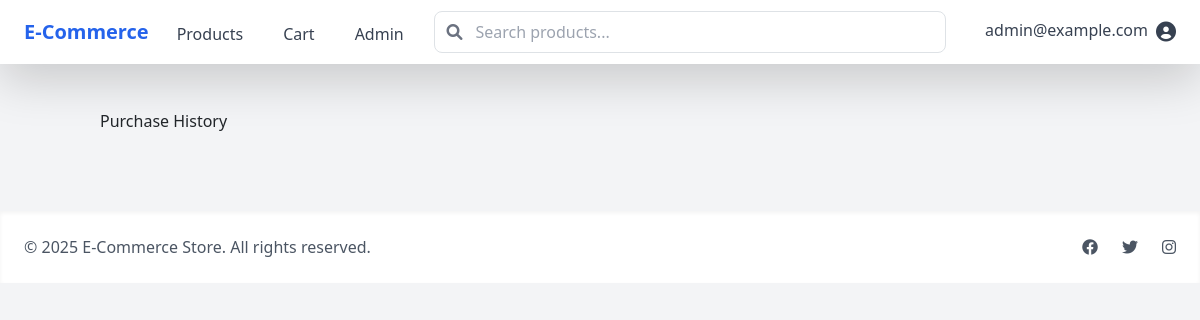
/purchase-history (signed in), run on an earlier commit of the app's database.
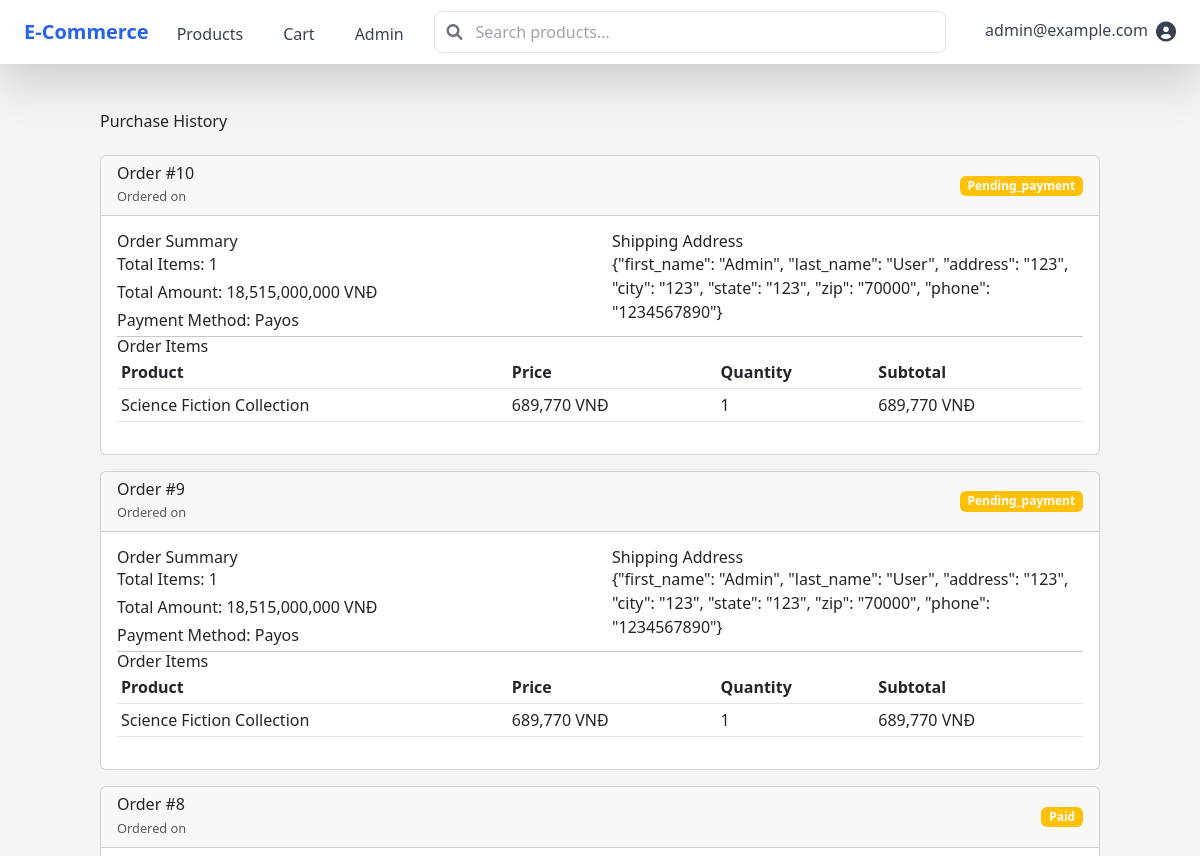
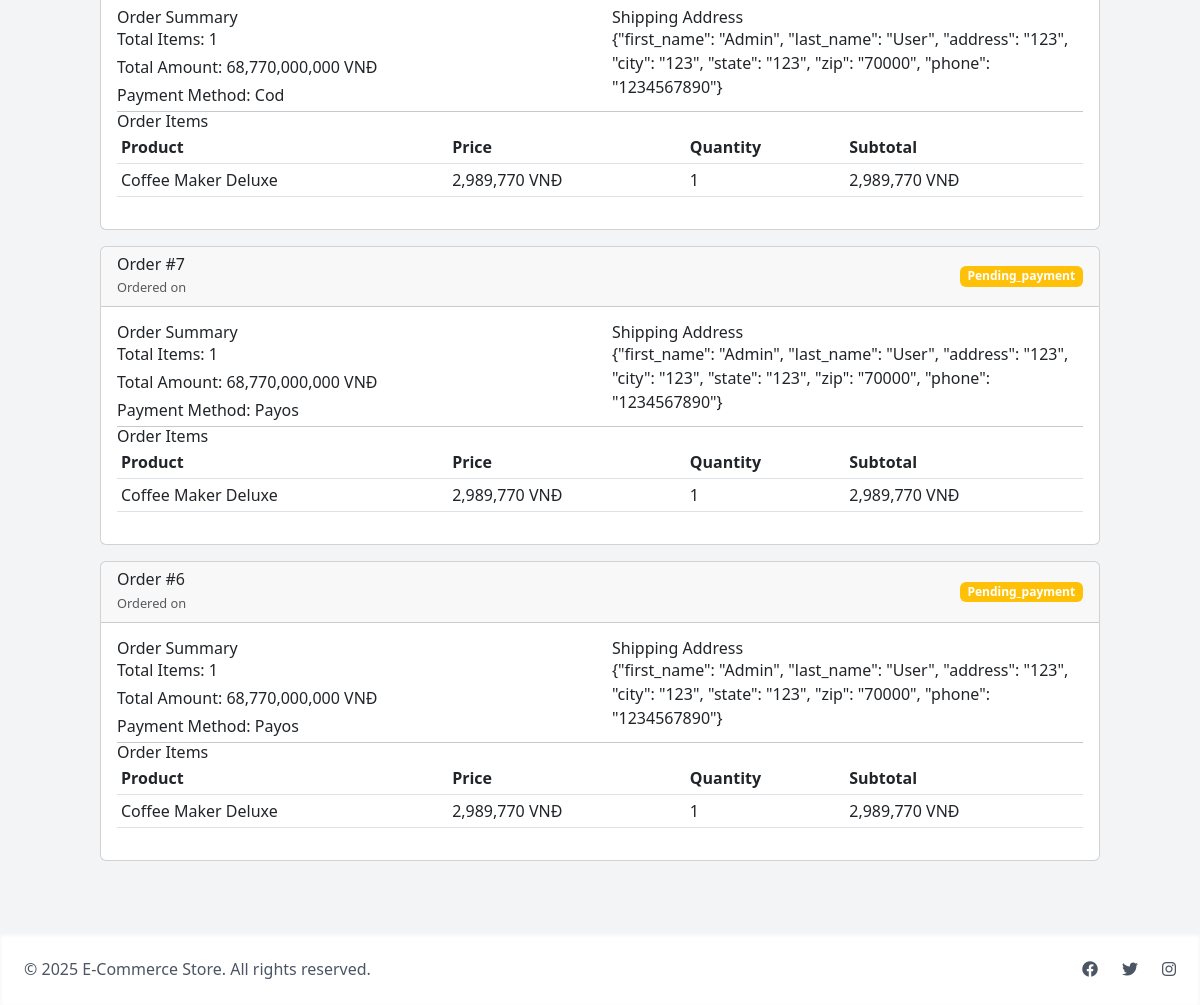
And on a later commit of the database (2 pictures, top to bottom).
### models/user.py (models this page shows, shortened)
class User(UserMixin, db.Model):
    __tablename__ = 'users'
    id = db.Column(db.Integer, primary_key=True)
    email = db.Column(db.String(120), unique=True, nullable=False)
    username = db.Column(db.String(80), unique=True, nullable=False)
    password = db.Column(db.String(200), nullable=False)
    first_name = db.Column(db.String(50))
    last_name = db.Column(db.String(50))
    address_line1 = db.Column(db.String(100))
    address_line2 = db.Column(db.String(100))
    city = db.Column(db.String(50))
    state = db.Column(db.String(50))
    postal_code = db.Column(db.String(10))
    phone_number = db.Column(db.String(20))
    created_at = db.Column(db.DateTime, default=datetime.utcnow)
    updated_at = db.Column(db.DateTime, default=datetime.utcnow, onupdate=datetime.utcnow)
    payment_method_id = db.Column(db.String(100))  # Reference to securely stored payment method
    payment_provider = db.Column(db.String(50))    # e.g., 'credit_card', 'payos', 'cod'
    is_admin = db.Column(db.Boolean, default=False)
    cart_items = relationship("CartItem",
                            backref=db.backref("user", lazy=True),
                            lazy=True,
                            primaryjoin="and_(User.id==CartItem.user_id, CartItem.deleted_at.is_(None))")
    orders = relationship("Order", backref="user", lazy=True)

### models/order.py (models this page shows, shortened)
class Order(db.Model):
    __tablename__ = 'orders'
    id = db.Column(db.Integer, primary_key=True)
    user_id = db.Column(db.Integer, db.ForeignKey('users.id'), nullable=False)
    status = db.Column(db.Enum(OrderStatus), nullable=False, default=OrderStatus.PENDING_PAYMENT)
    total_amount = db.Column(db.Integer, nullable=False)  # Amount in VND
    shipping_address = db.Column(db.Text, nullable=False)
    billing_first_name = db.Column(db.String(100))
    billing_last_name = db.Column(db.String(100))
    billing_address = db.Column(db.Text)
    billing_city = db.Column(db.String(100))
    billing_state = db.Column(db.String(100))
    billing_zip = db.Column(db.String(20))
    payment_method = db.Column(db.String(50), nullable=False)
    payment_id = db.Column(db.String(100))  # External payment reference
    tracking_number = db.Column(db.String(100))
    notes = db.Column(db.Text)
    created_at = db.Column(db.DateTime, default=datetime.utcnow)
    updated_at = db.Column(db.DateTime, default=datetime.utcnow, onupdate=datetime.utcnow)
    items = db.relationship('OrderItem', back_populates='order', lazy=True, cascade='all, delete-orphan')
    @property
    def item_count(self):
        return sum(item.quantity for item in self.items)

class OrderItem(db.Model):
    __tablename__ = 'order_items'
    id = db.Column(db.Integer, primary_key=True)
    order_id = db.Column(db.Integer, db.ForeignKey('orders.id'), nullable=False)
    product_id = db.Column(db.Integer, db.ForeignKey('products.id'), nullable=False)
    quantity = db.Column(db.Integer, nullable=False)
    price = db.Column(db.Float, nullable=False)  # Price at time of purchase
    created_at = db.Column(db.DateTime, default=datetime.utcnow)
    order = db.relationship('Order', back_populates='items', lazy=True)
    product = db.relationship('Product', back_populates='order_items', lazy=True)
    @property
    def subtotal(self):
        return self.quantity * self.price

### models/product.py (models this page shows, shortened)
class Product(db.Model):
    __tablename__ = 'products'
    id = db.Column(db.Integer, primary_key=True)
    name = db.Column(db.String(200), nullable=False)
    description = db.Column(db.Text)
    price = db.Column(db.Float, nullable=False)
    stock = db.Column(db.Integer, default=0)
    image_url = db.Column(db.String(500))  # Kept for backward compatibility
    category_id = db.Column(db.Integer, db.ForeignKey('categories.id'), nullable=False)
    sku = db.Column(db.String(50), unique=True)
    is_active = db.Column(db.Boolean, default=True)
    created_at = db.Column(db.DateTime, default=datetime.utcnow)
    updated_at = db.Column(db.DateTime, default=datetime.utcnow, onupdate=datetime.utcnow)
    cart_items = db.relationship('CartItem',
                             back_populates='product',
                             lazy=True,
                             cascade='all, delete-orphan')
    order_items = db.relationship('OrderItem', back_populates='product', lazy=True)
    images = db.relationship('ProductImage', backref='product', lazy=True,
                          cascade='all, delete-orphan',
                          order_by='ProductImage.is_primary.desc()')
    category = db.relationship('Category', back_populates='products', lazy=True)

### routes/auth.py (the view)
@auth_bp.route('/purchase-history')
@login_required
def purchase_history():
    page = request.args.get('page', 1, type=int)
    orders = Order.query.filter_by(user_id=current_user.id)\
                       .order_by(Order.created_at.desc())\
                       .paginate(page=page, per_page=10)
    return render_template('auth/purchase_history.html', orders=orders)

### models/order.py (called while the page is built)
    def __str__(self):
        return str(self.value)

### templates/auth/purchase_history.html (shortened to what this page needs)
{% extends "base.html" %}
{% block content %}
<div class="container mt-4">
    <h1 class="mb-4">Purchase History</h1>
    {% if orders %}
        {% for order in orders.items %}
        <div class="card mb-3">
            <div class="card-header d-flex justify-content-between align-items-center">
                <div>
                    <h5 class="mb-0">Order #{{ order['id'] }}</h5>
                    <small class="text-muted">Ordered on {{ order['created_at_local'] }}</small>
                </div>
                <span class="badge {% if order['status'] == 'DELIVERED' %}bg-success
                      {% elif order['status'] == 'CANCELLED' %}bg-danger
                      {% elif order['status'] == 'PROCESSING' %}bg-primary
                      {% elif order['status'] == 'SHIPPED' %}bg-info
                      {% else %}bg-warning{% endif %}">
                    {{ order['status']|title }}
                </span>
            </div>
            <div class="card-body">
                <div class="row">
                    <div class="col-md-6">
                        <h6>Order Summary</h6>
                        <p class="mb-1">Total Items: {{ order['item_count'] }}</p>
                        <p class="mb-1">Total Amount: {{ "{:,.0f}".format(order['total_amount'] * 23000) }} VNĐ</p>
                        <p class="mb-1">Payment Method: {{ order['payment_method']|title }}</p>
                    </div>
                    <div class="col-md-6">
                        <h6>Shipping Address</h6>
                        <p class="mb-1">{{ order['shipping_address'] }}</p>
                    </div>
                </div>
                <hr>
                <h6>Order Items</h6>
                <div class="table-responsive">
                    <table class="table table-sm">
                        <thead>
                            <tr>
                                <th>Product</th>
                                <th>Price</th>
                                <th>Quantity</th>
                                <th>Subtotal</th>
                            </tr>
                        </thead>
                        <tbody>
                            {% for item in order['items'] %}
                            <tr>
                                <td>
                                    <a href="{{ url_for('products.detail', id=item['product']['id']) }}">
                                        {{ item['product']['name'] }}
                                    </a>
                                </td>
                                <td>{{ "{:,.0f}".format(item['price'] * 23000) }} VNĐ</td>
                                <td>{{ item['quantity'] }}</td>
                                <td>{{ "{:,.0f}".format(item['subtotal'] * 23000) }} VNĐ</td>
                            </tr>
                            {% endfor %}
                        </tbody>
                    </table>
                </div>
            </div>
        </div>
        {% endfor %}
    {% else %}
        <div class="alert alert-info">
            You haven't made any purchases yet.
            <a href="{{ url_for('products.index') }}" class="alert-link">Browse our products</a>
        </div>
    {% endif %}
</div>
{% endblock %}

### templates/base.html (shortened to what this page needs)
<!DOCTYPE html>
<html lang="en">
<head>
    {% if config['ENV'] == 'production' %}
        <link href="{{ url_for('static', filename='css/main.css') }}" rel="stylesheet">
    {% else %}
        <script src="https://cdn.tailwindcss.com"></script>
    {% endif %}
    <link href="https://cdn.jsdelivr.net/npm/bootstrap@5.3.0/dist/css/bootstrap.min.css" rel="stylesheet">
    <link href="{{ url_for('static', filename='css/app.css') }}" rel="stylesheet">
    <link href="https://cdnjs.cloudflare.com/ajax/libs/font-awesome/6.0.0/css/all.min.css" rel="stylesheet">
</head>
<body class="min-h-screen bg-gray-100">
    <nav class="bg-white shadow-lg">
        <div class="max-w-7xl mx-auto px-4">
            <div class="flex justify-between h-16">
                <div class="flex">
                    <div class="flex-shrink-0 flex items-center">
                        <a href="{{ url_for('main.home') }}" class="text-xl font-bold text-blue-600">
                            E-Commerce
                        </a>
                    </div>
                    <div class="hidden md:ml-6 md:flex md:space-x-8">
                        <a href="{{ url_for('products.index') }}"
                           class="inline-flex items-center px-1 pt-1 text-gray-700 hover:text-blue-600">
                            Products
                        </a>
                        {% if current_user.is_authenticated %}
                            <a href="{{ url_for('cart.view_cart') }}"
                               class="inline-flex items-center px-1 pt-1 text-gray-700 hover:text-blue-600">
                                Cart
                            </a>
                        {% endif %}
                        {% if current_user.is_admin %}
                            <a href="{{ url_for('admin.dashboard') }}"
                               class="inline-flex items-center px-1 pt-1 text-gray-700 hover:text-blue-600">
                                Admin
                            </a>
                        {% endif %}
                    </div>
                </div>
                <div class="flex-1 flex items-center justify-center px-4">
                    <div class="w-full max-w-lg">
                        <div class="relative">
                            <input type="text" id="search-input"
                                class="w-full pl-10 pr-4 py-2 rounded-lg border border-gray-300 focus:outline-none focus:border-blue-500"
                                placeholder="Search products...">
                            <div class="absolute inset-y-0 left-0 pl-3 flex items-center pointer-events-none">
                            </div>
                        </div>
                    </div>
                </div>
                <div class="flex items-center">
                    {% if current_user.is_authenticated %}
                        <div class="ml-3 relative">
                            <div class="dropdown">
                                <button class="flex text-gray-700 hover:text-blue-600" type="button" id="userMenu" data-bs-toggle="dropdown" aria-expanded="false">
                                    <span class="mr-2">{{ current_user.email }}</span>
                                    <i class="fas fa-user-circle text-xl"></i>
                                </button>
                            </div>
                        </div>
                    {% endif %}
                </div>
            </div>
        </div>
    </nav>
    <main class="max-w-7xl mx-auto px-4 py-6">
        {% block content %}{% endblock %}
    </main>
    <footer class="bg-white shadow-inner mt-8">
        <div class="max-w-7xl mx-auto py-6 px-4">
            <div class="flex justify-between items-center">
                <div class="text-gray-600">
                    © {{ current_year }} E-Commerce Store. All rights reserved.
                </div>
                <div class="flex space-x-6">
                    <a href="#" class="text-gray-600 hover:text-blue-600">
                        <i class="fab fa-facebook"></i>
                    </a>
                    <a href="#" class="text-gray-600 hover:text-blue-600">
                        <i class="fab fa-twitter"></i>
                    </a>
                    <a href="#" class="text-gray-600 hover:text-blue-600">
                        <i class="fab fa-instagram"></i>
                    </a>
                </div>
            </div>
        </div>
    </footer>
</body>
</html>

What changed in the data, as far as the page shows it:
added Order: id "10", status "Pending_payment", item_count "1", order['total_amount']*23000 "18,515,000,000", payment_method "Payos", shipping_address "{\"first_name\": \"Admin\", \"last_name\": \"User\", \"address\": \"123\", \"city\": \"123\", \"state\": \"123\", \"zip\": \"70000\", \"phone\": \"1234567890\"}"
added OrderItem: product.name "Science Fiction Collection", item['price']*23000 "689,770", quantity "1", item['subtotal']*23000 "689,770", shown under "10"
added Order: id "9", status "Pending_payment", item_count "1", order['total_amount']*23000 "18,515,000,000", payment_method "Payos", shipping_address "{\"first_name\": \"Admin\", \"last_name\": \"User\", \"address\": \"123\", \"city\": \"123\", \"state\": \"123\", \"zip\": \"70000\", \"phone\": \"1234567890\"}"
added OrderItem: product.name "Science Fiction Collection", item['price']*23000 "689,770", quantity "1", item['subtotal']*23000 "689,770", shown under "9"
added Order: id "8", status "Paid", item_count "1", order['total_amount']*23000 "68,770,000,000", payment_method "Cod", shipping_address "{\"first_name\": \"Admin\", \"last_name\": \"User\", \"address\": \"123\", \"city\": \"123\", \"state\": \"123\", \"zip\": \"70000\", \"phone\": \"1234567890\"}"
added OrderItem: product.name "Coffee Maker Deluxe", item['price']*23000 "2,989,770", quantity "1", item['subtotal']*23000 "2,989,770", shown under "8"
added Order: id "7", status "Pending_payment", item_count "1", order['total_amount']*23000 "68,770,000,000", payment_method "Payos", shipping_address "{\"first_name\": \"Admin\", \"last_name\": \"User\", \"address\": \"123\", \"city\": \"123\", \"state\": \"123\", \"zip\": \"70000\", \"phone\": \"1234567890\"}"
added OrderItem: product.name "Coffee Maker Deluxe", item['price']*23000 "2,989,770", quantity "1", item['subtotal']*23000 "2,989,770", shown under "7"
added Order: id "6", status "Pending_payment", item_count "1", order['total_amount']*23000 "68,770,000,000", payment_method "Payos", shipping_address "{\"first_name\": \"Admin\", \"last_name\": \"User\", \"address\": \"123\", \"city\": \"123\", \"state\": \"123\", \"zip\": \"70000\", \"phone\": \"1234567890\"}"
added OrderItem: product.name "Coffee Maker Deluxe", item['price']*23000 "2,989,770", quantity "1", item['subtotal']*23000 "2,989,770", shown under "6"
